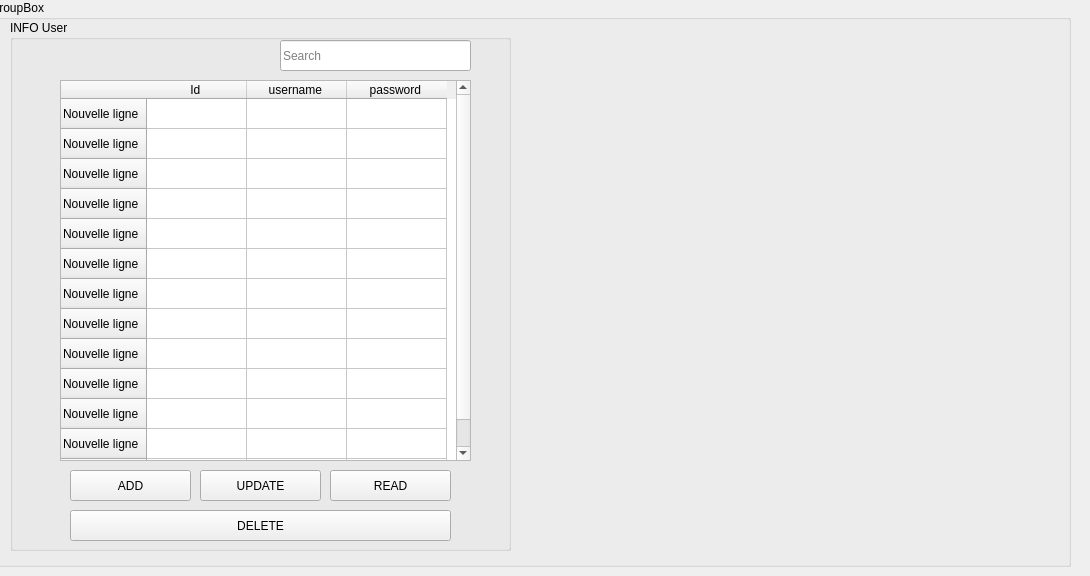
             <widget class="QWidget" name="page_3">
              <widget class="QGroupBox" name="groupBox">
               <property name="geometry">
                <rect>
                 <x>-10</x>
                 <y>0</y>
                 <width>1081</width>
                 <height>567</height>
                </rect>
               </property>
               <property name="title">
                <string>GroupBox</string>
               </property>
               <widget class="QGroupBox" name="groupBox_3">
                <property name="geometry">
                 <rect>
                  <x>20</x>
                  <y>20</y>
                  <width>501</width>
                  <height>531</height>
                 </rect>
                </property>
                <property name="styleSheet">
                 <string notr="true"/>
                </property>
                <property name="title">
                 <string>INFO User</string>
                </property>
                <widget class="QTableWidget" name="tableWidget_2">
                 <property name="geometry">
                  <rect>
                   <x>50</x>
                   <y>60</y>
                   <width>411</width>
                   <height>381</height>
                  </rect>
                 </property>
                 <property name="styleSheet">
                  <string notr="true"/>
                 </property>
                 <row>
                  <property name="text">
                   <string>Nouvelle ligne</string>
                  </property>
                 </row>
                 <row>
                  <property name="text">
                   <string>Nouvelle ligne</string>
                  </property>
                 </row>
                 <row>
                  <property name="text">
                   <string>Nouvelle ligne</string>
                  </property>
                 </row>
                 <row>
                  <property name="text">
                   <string>Nouvelle ligne</string>
                  </property>
                 </row>
                 <row>
                  <property name="text">
                   <string>Nouvelle ligne</string>
                  </property>
                 </row>
                 <row>
                  <property name="text">
                   <string>Nouvelle ligne</string>
                  </property>
                 </row>
                 <row>
                  <property name="text">
                   <string>Nouvelle ligne</string>
                  </property>
                 </row>
                 <row>
                  <property name="text">
                   <string>Nouvelle ligne</string>
                  </property>
                 </row>
                 <row>
                  <property name="text">
                   <string>Nouvelle ligne</string>
                  </property>
                 </row>
                 <row>
                  <property name="text">
                   <string>Nouvelle ligne</string>
                  </property>
                 </row>
                 <row>
                  <property name="text">
                   <string>Nouvelle ligne</string>
                  </property>
                 </row>
                 <row>
                  <property name="text">
                   <string>Nouvelle ligne</string>
                  </property>
                 </row>
                 <row>
                  <property name="text">
                   <string>Nouvelle ligne</string>
                  </property>
                 </row>
                 <column>
                  <property name="text">
                   <string>Id </string>
                  </property>
                 </column>
                 <column>
                  <property name="text">
                   <string>username </string>
                  </property>
                 </column>
                 <column>
                  <property name="text">
                   <string>password </string>
                  </property>
                 </column>
                </widget>
                <widget class="QLineEdit" name="lineEdit_2">
                 <property name="geometry">
                  <rect>
                   <x>270</x>
                   <y>20</y>
                   <width>191</width>
                   <height>31</height>
                  </rect>
                 </property>
                 <property name="styleSheet">
                  <string notr="true"/>
                 </property>
                 <property name="text">
                  <string/>
                 </property>
                 <property name="placeholderText">
                  <string>Search</string>
                 </property>
                </widget>
                <widget class="QPushButton" name="ADD_user_2">
                 <property name="geometry">
                  <rect>
                   <x>60</x>
                   <y>450</y>
                   <width>121</width>
                   <height>31</height>
                  </rect>
                 </property>
                 <property name="styleSheet">
                  <string notr="true"/>
                 </property>
                 <property name="text">
                  <string>ADD</string>
                 </property>
                </widget>
                <widget class="QPushButton" name="pushButton_13">
                 <property name="geometry">
                  <rect>
                   <x>190</x>
                   <y>450</y>
                   <width>121</width>
                   <height>31</height>
                  </rect>
                 </property>
                 <property name="styleSheet">
                  <string notr="true"/>
                 </property>
                 <property name="text">
                  <string>UPDATE</string>
                 </property>
                </widget>
                <widget class="QPushButton" name="pushButton_14">
                 <property name="geometry">
                  <rect>
                   <x>320</x>
                   <y>450</y>
                   <width>121</width>
                   <height>31</height>
                  </rect>
                 </property>
                 <property name="styleSheet">
                  <string notr="true"/>
                 </property>
                 <property name="text">
                  <string>READ</string>
                 </property>
                </widget>
                <widget class="QPushButton" name="pushButton_15">
                 <property name="geometry">
                  <rect>
                   <x>60</x>
                   <y>490</y>
                   <width>381</width>
                   <height>31</height>
                  </rect>
                 </property>
                 <property name="styleSheet">
                  <string notr="true"/>
                 </property>
                 <property name="text">
                  <string>DELETE</string>
                 </property>
                </widget>
               </widget>
              </widget>
             </widget>
